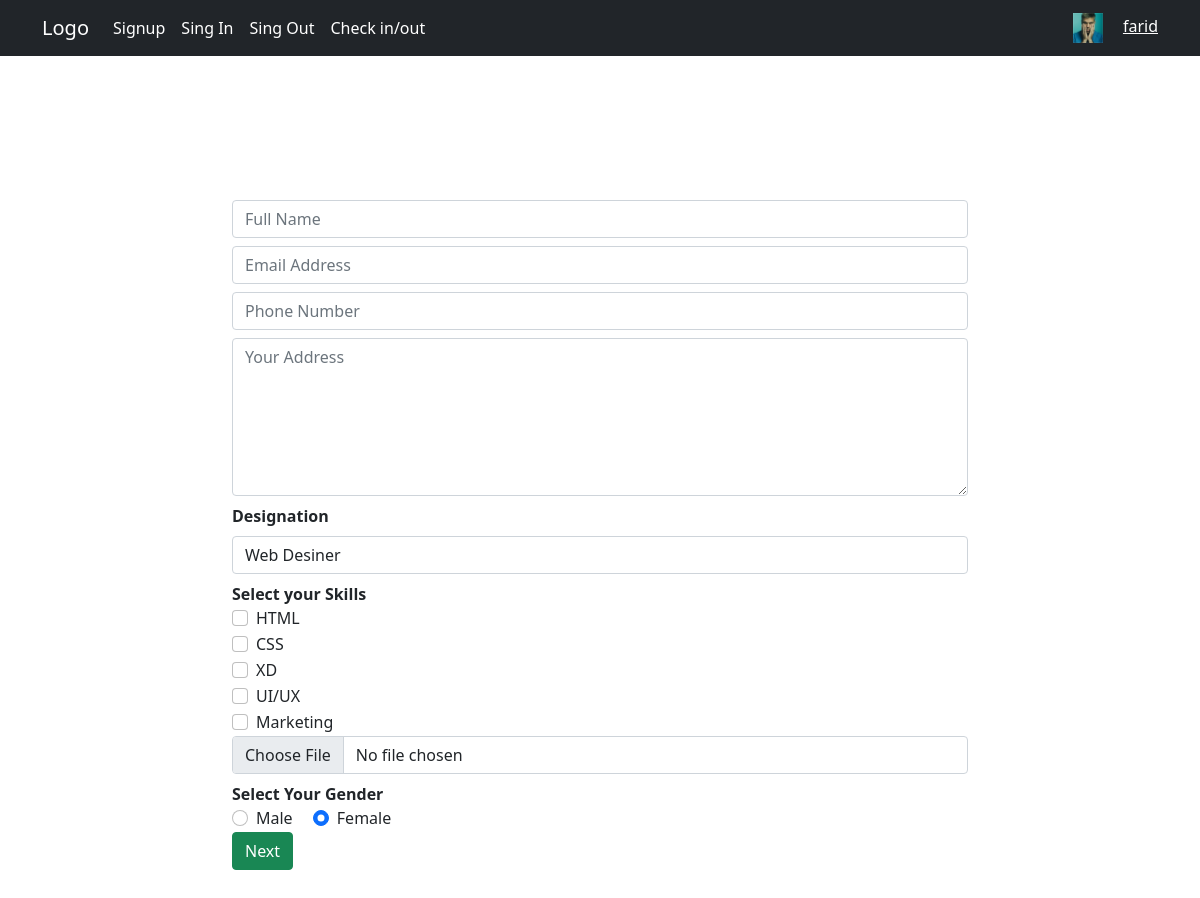
The app's page /index.php?signup=do (signed in) with its own data.
### tables this page shows
CREATE TABLE `skill` (
  `Sid` int(2) NOT NULL,
  `S_name` varchar(20) DEFAULT NULL
);

### index.php (the view, shortened to what this page needs)
<?php include "header.php"; ?>
      <div class="container py-5 my-5">
        <div class="row py-5 justify-content-center">
          <div class="col-8">
            <form action="" method="POST" enctype="multipart/form-data">
              <?php
                  if(isset($_GET['signup'])){
                    $action  = $_GET['signup'];
                    if( $action == "do"){
              ?>
              <input required type="text" name="fullname" placeholder="Full Name" class="form-control mb-2">
              <input type="email" name="email" placeholder="Email Address" class="form-control mb-2">
               <input type="number" name="phone" placeholder="Phone Number" class="form-control mb-2">
              <textarea rows="6"  name="address" placeholder="Your Address" class="form-control mb-2 mt-2"></textarea>
              <strong>Designation</strong>
              <select name="designation" class="form-control mb-2 mt-2" >
              <?php
                  $designation =  mysqli_query($conn , "SELECT * FROM designation" );
                  while ( $designationList =  mysqli_fetch_assoc($designation)) {
              ?>
               <option value="<?php echo  $designationList['D_name']; ?>"><?php echo  $designationList['D_name']; ?></option>
              <?php
                  }
              ?>
              </select>
              <strong>Select your Skills</strong>
                <?php
                  $skill =  mysqli_query($conn , "SELECT * FROM skill" );
                  while ( $skillList =  mysqli_fetch_assoc($skill)) {
                ?>
                <div class="form-check">
                  <input class="form-check-input" name="skill[]" type="checkbox" value="<?php echo $skillList['S_name'];?>" id="<?php echo $skillList['S_name'];?>">
                  <label class="form-check-label" for="<?php echo $skillList['S_name'];?>">
                    <?php echo $skillList['S_name'];?>
                  </label>
                </div>
                <?php
                  }
                   ?>
              <input type="file" name="image"  class="form-control mb-2">
              <strong class="d-block">Select Your Gender</strong>
              <div class="form-check  form-check-inline">
                <input value="male" class="form-check-input" type="radio" name="gender" id="male">
                <label class="form-check-label" for="male">
                  Male
                </label>
              </div>
              <div class="form-check  form-check-inline">
                <input value="female" class="form-check-input" type="radio" name="gender" id="female" checked>
                <label class="form-check-label" for="female">
                  Female
                </label>
              </div>
              <input type="submit" name="next"  class="btn btn-success d-block" value="Next">
              <?php
                    }
                  }
                ?>
            </form>
          </div>
        </div>
      </div>
<?php include "footer.php"; ?>

### records on screen
skill: S_name "HTML"
skill: S_name "CSS"
skill: S_name "XD"
skill: S_name "UI/UX"
skill: S_name "Marketing"

### other values on screen
$_SESSION['Username'] "farid"
form field designation "Web Desiner"
